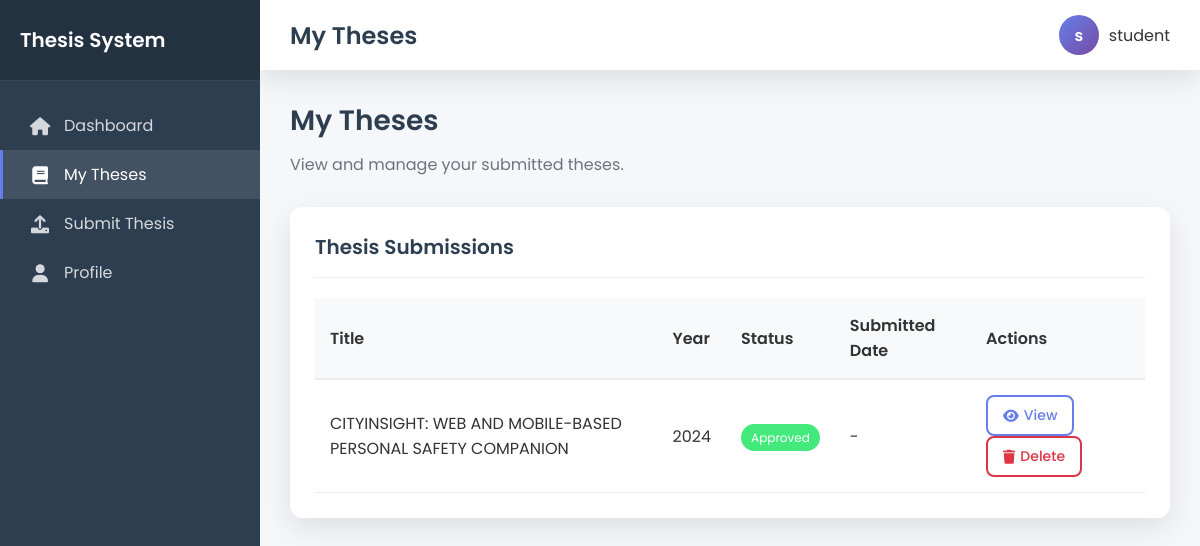
The app's page /student/my-theses.php (signed in) with its own data.
### tables this page shows
CREATE TABLE `theses` (
  `id` int(11) NOT NULL,
  `title` varchar(255) NOT NULL,
  `abstract` text NOT NULL,
  `keywords` text DEFAULT NULL,
  `author_id` int(11) NOT NULL,
  `adviser_id` int(11) DEFAULT NULL,
  `department_id` int(11) NOT NULL,
  `program_id` int(11) NOT NULL,
  `year` year(4) NOT NULL,
  `status` enum('draft','submitted','under_review','approved','rejected') DEFAULT 'draft',
  `submitted_at` timestamp NULL DEFAULT NULL,
  `approved_at` timestamp NULL DEFAULT NULL,
  `created_at` timestamp NOT NULL DEFAULT current_timestamp(),
  `updated_at` timestamp NOT NULL DEFAULT current_timestamp() ON UPDATE current_timestamp()
);

### includes/Auth.php (called while the page is built, shortened)
<?php
class Auth
{
    public static function check()
    {
        return isset($_SESSION['logged_in']) && $_SESSION['logged_in'] === true;
    }
    public static function id()
    {
        return self::check() ? $_SESSION['user_id'] : null;
    }
}

### models/Model.php (called while the page is built, shortened)
<?php
class Model {
    public function __construct($database) {
        $this->pdo = $database;
    }
}
?>

### models/Thesis.php (called while the page is built, shortened)
<?php
require_once 'Model.php';
class Thesis extends Model {
    public function getThesesByAuthor($authorId) {
        $stmt = $this->pdo->prepare("
            SELECT t.*, u.first_name as author_first_name, u.last_name as author_last_name,
                   adv.first_name as adviser_first_name, adv.last_name as adviser_last_name,
                   d.name as department_name, p.name as program_name
            FROM theses t
            LEFT JOIN users u ON t.author_id = u.id
            LEFT JOIN users adv ON t.adviser_id = adv.id
            LEFT JOIN departments d ON t.department_id = d.id
            LEFT JOIN programs p ON t.program_id = p.id
            WHERE t.author_id = ?
            ORDER BY t.created_at DESC
        ");
        $stmt->execute([$authorId]);
        return $stmt->fetchAll(PDO::FETCH_ASSOC);
    }
}
?>

### student/my-theses.php (the view, shortened to what this page needs)
<?php
require_once '../config/db.php';
require_once '../includes/Auth.php';
require_once '../models/Thesis.php';
$thesisModel = new Thesis($pdo);
$theses = $thesisModel->getThesesByAuthor(Auth::id());
?>
<div class="page-header">
    <h2>My Theses</h2>
    <p>View and manage your submitted theses.</p>
</div>
<div class="card fade-in">
    <div class="card-header">
        <h3>Thesis Submissions</h3>
    </div>
    <?php if (count($theses) > 0): ?>
        <div class="table-responsive">
            <table class="table" style="width: 100%; border-collapse: collapse;">
                <thead>
                    <tr style="background: #f8f9fa; border-bottom: 2px solid #e9ecef;">
                        <th style="padding: 15px; text-align: left; font-weight: 600;">Title</th>
                        <th style="padding: 15px; text-align: left; font-weight: 600;">Year</th>
                        <th style="padding: 15px; text-align: left; font-weight: 600;">Status</th>
                        <th style="padding: 15px; text-align: left; font-weight: 600;">Submitted Date</th>
                        <th style="padding: 15px; text-align: left; font-weight: 600;">Actions</th>
                    </tr>
                </thead>
                <tbody>
                    <?php foreach ($theses as $thesis): ?>
                        <tr style="border-bottom: 1px solid #e9ecef;">
                            <td style="padding: 15px;"><?php echo htmlspecialchars($thesis['title']); ?></td>
                            <td style="padding: 15px;"><?php echo htmlspecialchars($thesis['year']); ?></td>
                            <td style="padding: 15px;">
                                <?php
                                $statusClass = '';
                                switch ($thesis['status']) {
                                    case 'approved':
                                        $statusClass = 'background: #43e97b; color: white;';
                                        break;
                                }
                                ?>
                                <span class="badge" style="padding: 5px 10px; border-radius: 20px; font-size: 12px; <?php echo $statusClass; ?>">
                                    <?php echo ucfirst(str_replace('_', ' ', $thesis['status'])); ?>
                                </span>
                            </td>
                            <td style="padding: 15px;">
                                <?php echo $thesis['submitted_at'] ? date('M j, Y', strtotime($thesis['submitted_at'])) : '-'; ?>
                            </td>
                            <td style="padding: 15px;">
                                <a href="view-thesis.php?id=<?php echo $thesis['id']; ?>" class="btn btn-outline" style="padding: 8px 15px; border: 2px solid #667eea; border-radius: 8px; color: #667eea; text-decoration: none; font-size: 14px; display: inline-flex; align-items: center; gap: 5px; margin-right: 5px;">
                                    <i class="fas fa-eye"></i> View
                                </a>
                                <a href="?action=delete&id=<?php echo $thesis['id']; ?>" class="btn btn-outline" style="padding: 8px 15px; border: 2px solid #dc3545; border-radius: 8px; color: #dc3545; text-decoration: none; font-size: 14px; display: inline-flex; align-items: center; gap: 5px;" onclick="return confirm('Are you sure you want to delete this thesis? This action cannot be undone.')">
                                    <i class="fas fa-trash"></i> Delete
                                </a>
                            </td>
                        </tr>
                    <?php endforeach; ?>
                </tbody>
            </table>
        </div>
    <?php endif; ?>
</div>
<?php
include '../views/shared/layout.php';
?>

### views/shared/layout.php (style rules this page uses)
:root { --primary-gradient: linear-gradient(135deg, #667eea 0%, #764ba2 100%); --secondary-gradient: linear-gradient(135deg, #f093fb 0%, #f5576c 100%); --success-gradient: linear-gradient(135deg, #43e97b 0%, #38f9d7 100%); --warning-gradient: linear-gradient(135deg, #ff9a9e 0%, #fecfef 100%); --dark: #2c3e50; --light: #f8f9fa; --gray: #6c757d; --border-radius: 12px; --box-shadow: 0 10px 30px rgba(0, 0, 0, 0.1); }
* { margin: 0; padding: 0; box-sizing: border-box; }
body { font-family: 'Poppins', sans-serif; background: #f5f7fa; color: #333; min-height: 100vh; }
.page-header { margin-bottom: 30px; }
.page-header h2 { font-size: 28px; font-weight: 600; color: var(--dark); margin: 0 0 10px 0; }
.page-header p { color: var(--gray); font-size: 16px; margin: 0; }
.card { background: white; border-radius: var(--border-radius); box-shadow: var(--box-shadow); padding: 25px; margin-bottom: 25px; transition: transform 0.3s ease; }
.card-header { border-bottom: 1px solid #eee; padding-bottom: 15px; margin-bottom: 20px; }
.card-header h3 { font-size: 20px; font-weight: 600; margin: 0; color: var(--dark); }
.btn { padding: 12px 20px; border: none; border-radius: var(--border-radius); font-family: 'Poppins', sans-serif; font-weight: 500; cursor: pointer; transition: all 0.3s ease; text-decoration: none; display: inline-flex; align-items: center; justify-content: center; gap: 8px; }
.btn i { font-size: 14px; }
.btn-outline { background: transparent; border: 2px solid #667eea; color: #667eea; }
.fade-in { animation: fadeIn 0.6s ease-out; }

### records on screen
theses: title "CITYINSIGHT: WEB AND MOBILE-BASED PERSONAL SAFETY COMPANION", year "2024", status "Approved"

### other values on screen
$item['title'] "Dashboard"
$item['title'] "My Theses"
$item['title'] "Submit Thesis"
$item['title'] "Profile"
$title "My Theses"
substr($_SESSION['username'], 0, 1) "s"
$_SESSION['username'] "student"
